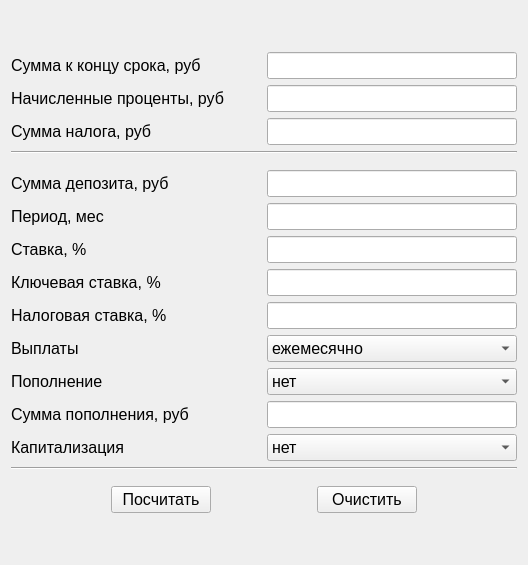
<?xml version="1.0" encoding="UTF-8"?>
<ui version="4.0">
 <class>Depositcalc</class>
 <widget class="QWidget" name="Depositcalc">
  <property name="geometry">
   <rect>
    <x>0</x>
    <y>0</y>
    <width>528</width>
    <height>565</height>
   </rect>
  </property>
  <property name="windowTitle">
   <string>Deposit</string>
  </property>
  <layout class="QGridLayout" name="gridLayout">
   <item row="0" column="0">
    <layout class="QVBoxLayout" name="verticalLayout">
     <item>
      <layout class="QHBoxLayout" name="horizontalLayout_14">
       <item>
        <widget class="QLabel" name="label_6">
         <property name="sizePolicy">
          <sizepolicy hsizetype="Fixed" vsizetype="Preferred">
           <horstretch>0</horstretch>
           <verstretch>0</verstretch>
          </sizepolicy>
         </property>
         <property name="minimumSize">
          <size>
           <width>250</width>
           <height>0</height>
          </size>
         </property>
         <property name="font">
          <font>
           <pointsize>12</pointsize>
          </font>
         </property>
         <property name="text">
          <string>Сумма к концу срока, руб</string>
         </property>
        </widget>
       </item>
       <item>
        <widget class="QLineEdit" name="lineEdit_am_money">
         <property name="sizePolicy">
          <sizepolicy hsizetype="Expanding" vsizetype="Fixed">
           <horstretch>0</horstretch>
           <verstretch>0</verstretch>
          </sizepolicy>
         </property>
         <property name="minimumSize">
          <size>
           <width>250</width>
           <height>0</height>
          </size>
         </property>
         <property name="font">
          <font>
           <pointsize>12</pointsize>
          </font>
         </property>
         <property name="readOnly">
          <bool>true</bool>
         </property>
        </widget>
       </item>
      </layout>
     </item>
     <item>
      <layout class="QHBoxLayout" name="horizontalLayout_16">
       <item>
        <widget class="QLabel" name="label_7">
         <property name="sizePolicy">
          <sizepolicy hsizetype="Fixed" vsizetype="Preferred">
           <horstretch>0</horstretch>
           <verstretch>0</verstretch>
          </sizepolicy>
         </property>
         <property name="minimumSize">
          <size>
           <width>250</width>
           <height>0</height>
          </size>
         </property>
         <property name="font">
          <font>
           <pointsize>12</pointsize>
          </font>
         </property>
         <property name="text">
          <string>Начисленные проценты, руб</string>
         </property>
        </widget>
       </item>
       <item>
        <widget class="QLineEdit" name="lineEdit_am_rate">
         <property name="sizePolicy">
          <sizepolicy hsizetype="Expanding" vsizetype="Fixed">
           <horstretch>0</horstretch>
           <verstretch>0</verstretch>
          </sizepolicy>
         </property>
         <property name="minimumSize">
          <size>
           <width>250</width>
           <height>0</height>
          </size>
         </property>
         <property name="font">
          <font>
           <pointsize>12</pointsize>
          </font>
         </property>
         <property name="readOnly">
          <bool>true</bool>
         </property>
        </widget>
       </item>
      </layout>
     </item>
     <item>
      <layout class="QHBoxLayout" name="horizontalLayout_15">
       <item>
        <widget class="QLabel" name="label_8">
         <property name="sizePolicy">
          <sizepolicy hsizetype="Fixed" vsizetype="Preferred">
           <horstretch>0</horstretch>
           <verstretch>0</verstretch>
          </sizepolicy>
         </property>
         <property name="minimumSize">
          <size>
           <width>250</width>
           <height>0</height>
          </size>
         </property>
         <property name="font">
          <font>
           <pointsize>12</pointsize>
          </font>
         </property>
         <property name="text">
          <string>Сумма налога, руб</string>
         </property>
        </widget>
       </item>
       <item>
        <widget class="QLineEdit" name="lineEdit_am_tax">
         <property name="sizePolicy">
          <sizepolicy hsizetype="Expanding" vsizetype="Fixed">
           <horstretch>0</horstretch>
           <verstretch>0</verstretch>
          </sizepolicy>
         </property>
         <property name="minimumSize">
          <size>
           <width>250</width>
           <height>0</height>
          </size>
         </property>
         <property name="font">
          <font>
           <pointsize>12</pointsize>
          </font>
         </property>
         <property name="readOnly">
          <bool>true</bool>
         </property>
        </widget>
       </item>
      </layout>
     </item>
     <item>
      <widget class="Line" name="line">
       <property name="orientation">
        <enum>Qt::Horizontal</enum>
       </property>
      </widget>
     </item>
     <item>
      <spacer name="verticalSpacer">
       <property name="orientation">
        <enum>Qt::Vertical</enum>
       </property>
       <property name="sizeType">
        <enum>QSizePolicy::Fixed</enum>
       </property>
       <property name="sizeHint" stdset="0">
        <size>
         <width>10</width>
         <height>10</height>
        </size>
       </property>
      </spacer>
     </item>
     <item>
      <layout class="QHBoxLayout" name="horizontalLayout_13">
       <item>
        <widget class="QLabel" name="label_1">
         <property name="sizePolicy">
          <sizepolicy hsizetype="Fixed" vsizetype="Preferred">
           <horstretch>0</horstretch>
           <verstretch>0</verstretch>
          </sizepolicy>
         </property>
         <property name="minimumSize">
          <size>
           <width>250</width>
           <height>0</height>
          </size>
         </property>
         <property name="font">
          <font>
           <pointsize>12</pointsize>
          </font>
         </property>
         <property name="text">
          <string>Сумма депозита, руб</string>
         </property>
        </widget>
       </item>
       <item>
        <widget class="QLineEdit" name="lineEdit_dep">
         <property name="sizePolicy">
          <sizepolicy hsizetype="Expanding" vsizetype="Fixed">
           <horstretch>0</horstretch>
           <verstretch>0</verstretch>
          </sizepolicy>
         </property>
         <property name="minimumSize">
          <size>
           <width>250</width>
           <height>0</height>
          </size>
         </property>
         <property name="font">
          <font>
           <pointsize>12</pointsize>
          </font>
         </property>
        </widget>
       </item>
      </layout>
     </item>
     <item>
      <layout class="QHBoxLayout" name="horizontalLayout_12">
       <item>
        <widget class="QLabel" name="label">
         <property name="sizePolicy">
          <sizepolicy hsizetype="Fixed" vsizetype="Preferred">
           <horstretch>0</horstretch>
           <verstretch>0</verstretch>
          </sizepolicy>
         </property>
         <property name="minimumSize">
          <size>
           <width>250</width>
           <height>0</height>
          </size>
         </property>
         <property name="font">
          <font>
           <pointsize>12</pointsize>
          </font>
         </property>
         <property name="text">
          <string>Период, мес</string>
         </property>
        </widget>
       </item>
       <item>
        <widget class="QLineEdit" name="lineEdit_period">
         <property name="sizePolicy">
          <sizepolicy hsizetype="Expanding" vsizetype="Fixed">
           <horstretch>0</horstretch>
           <verstretch>0</verstretch>
          </sizepolicy>
         </property>
         <property name="minimumSize">
          <size>
           <width>250</width>
           <height>0</height>
          </size>
         </property>
         <property name="font">
          <font>
           <pointsize>12</pointsize>
          </font>
         </property>
        </widget>
       </item>
      </layout>
     </item>
     <item>
      <layout class="QHBoxLayout" name="horizontalLayout_11">
       <item>
        <widget class="QLabel" name="label_2">
         <property name="sizePolicy">
          <sizepolicy hsizetype="Fixed" vsizetype="Preferred">
           <horstretch>0</horstretch>
           <verstretch>0</verstretch>
          </sizepolicy>
         </property>
         <property name="minimumSize">
          <size>
           <width>250</width>
           <height>0</height>
          </size>
         </property>
         <property name="font">
          <font>
           <pointsize>12</pointsize>
          </font>
         </property>
         <property name="text">
          <string>Ставка, %</string>
         </property>
        </widget>
       </item>
       <item>
        <widget class="QLineEdit" name="lineEdit_rate">
         <property name="sizePolicy">
          <sizepolicy hsizetype="Expanding" vsizetype="Fixed">
           <horstretch>0</horstretch>
           <verstretch>0</verstretch>
          </sizepolicy>
         </property>
         <property name="minimumSize">
          <size>
           <width>250</width>
           <height>0</height>
          </size>
         </property>
         <property name="font">
          <font>
           <pointsize>12</pointsize>
          </font>
         </property>
        </widget>
       </item>
      </layout>
     </item>
     <item>
      <layout class="QHBoxLayout" name="horizontalLayout_10">
       <item>
        <widget class="QLabel" name="label_3">
         <property name="sizePolicy">
          <sizepolicy hsizetype="Fixed" vsizetype="Preferred">
           <horstretch>0</horstretch>
           <verstretch>0</verstretch>
          </sizepolicy>
         </property>
         <property name="minimumSize">
          <size>
           <width>250</width>
           <height>0</height>
          </size>
         </property>
         <property name="font">
          <font>
           <pointsize>12</pointsize>
          </font>
         </property>
         <property name="text">
          <string>Ключевая ставка, %</string>
         </property>
        </widget>
       </item>
       <item>
        <widget class="QLineEdit" name="lineEdit_key_rate">
         <property name="sizePolicy">
          <sizepolicy hsizetype="Expanding" vsizetype="Fixed">
           <horstretch>0</horstretch>
           <verstretch>0</verstretch>
          </sizepolicy>
         </property>
         <property name="minimumSize">
          <size>
           <width>250</width>
           <height>0</height>
          </size>
         </property>
         <property name="font">
          <font>
           <pointsize>12</pointsize>
          </font>
         </property>
        </widget>
       </item>
      </layout>
     </item>
     <item>
      <layout class="QHBoxLayout" name="horizontalLayout_9">
       <item>
        <widget class="QLabel" name="label_9">
         <property name="sizePolicy">
          <sizepolicy hsizetype="Fixed" vsizetype="Preferred">
           <horstretch>0</horstretch>
           <verstretch>0</verstretch>
          </sizepolicy>
         </property>
         <property name="minimumSize">
          <size>
           <width>250</width>
           <height>0</height>
          </size>
         </property>
         <property name="font">
          <font>
           <pointsize>12</pointsize>
          </font>
         </property>
         <property name="text">
          <string>Налоговая ставка, %</string>
         </property>
        </widget>
       </item>
       <item>
        <widget class="QLineEdit" name="lineEdit_tax_kind">
         <property name="sizePolicy">
          <sizepolicy hsizetype="Expanding" vsizetype="Fixed">
           <horstretch>0</horstretch>
           <verstretch>0</verstretch>
          </sizepolicy>
         </property>
         <property name="minimumSize">
          <size>
           <width>250</width>
           <height>0</height>
          </size>
         </property>
         <property name="font">
          <font>
           <pointsize>12</pointsize>
          </font>
         </property>
        </widget>
       </item>
      </layout>
     </item>
     <item>
      <layout class="QHBoxLayout" name="horizontalLayout_8">
       <item>
        <widget class="QLabel" name="label_4">
         <property name="sizePolicy">
          <sizepolicy hsizetype="Fixed" vsizetype="Preferred">
           <horstretch>0</horstretch>
           <verstretch>0</verstretch>
          </sizepolicy>
         </property>
         <property name="minimumSize">
          <size>
           <width>250</width>
           <height>0</height>
          </size>
         </property>
         <property name="font">
          <font>
           <pointsize>12</pointsize>
          </font>
         </property>
         <property name="text">
          <string>Выплаты</string>
         </property>
        </widget>
       </item>
       <item>
        <widget class="QComboBox" name="box_payout">
         <property name="sizePolicy">
          <sizepolicy hsizetype="Expanding" vsizetype="Fixed">
           <horstretch>0</horstretch>
           <verstretch>0</verstretch>
          </sizepolicy>
         </property>
         <property name="minimumSize">
          <size>
           <width>250</width>
           <height>0</height>
          </size>
         </property>
         <property name="font">
          <font>
           <pointsize>12</pointsize>
          </font>
         </property>
         <item>
          <property name="text">
           <string>ежемесячно</string>
          </property>
         </item>
         <item>
          <property name="text">
           <string>6 месяцев</string>
          </property>
         </item>
         <item>
          <property name="text">
           <string>3 месяца</string>
          </property>
         </item>
         <item>
          <property name="text">
           <string>1 год</string>
          </property>
         </item>
         <item>
          <property name="text">
           <string>в конце</string>
          </property>
         </item>
        </widget>
       </item>
      </layout>
     </item>
     <item>
      <layout class="QHBoxLayout" name="horizontalLayout_7">
       <item>
        <widget class="QLabel" name="label_5">
         <property name="sizePolicy">
          <sizepolicy hsizetype="Fixed" vsizetype="Preferred">
           <horstretch>0</horstretch>
           <verstretch>0</verstretch>
          </sizepolicy>
         </property>
         <property name="minimumSize">
          <size>
           <width>250</width>
           <height>0</height>
          </size>
         </property>
         <property name="font">
          <font>
           <pointsize>12</pointsize>
          </font>
         </property>
         <property name="text">
          <string>Пополнение </string>
         </property>
        </widget>
       </item>
       <item>
        <widget class="QComboBox" name="box_replenishment">
         <property name="sizePolicy">
          <sizepolicy hsizetype="Expanding" vsizetype="Fixed">
           <horstretch>0</horstretch>
           <verstretch>0</verstretch>
          </sizepolicy>
         </property>
         <property name="minimumSize">
          <size>
           <width>250</width>
           <height>0</height>
          </size>
         </property>
         <property name="font">
          <font>
           <pointsize>12</pointsize>
          </font>
         </property>
         <item>
          <property name="text">
           <string>нет</string>
          </property>
         </item>
         <item>
          <property name="text">
           <string>ежемесячно</string>
          </property>
         </item>
         <item>
          <property name="text">
           <string>3 месяца</string>
          </property>
         </item>
         <item>
          <property name="text">
           <string>6 месяцев</string>
          </property>
         </item>
         <item>
          <property name="text">
           <string>1 год</string>
          </property>
         </item>
        </widget>
       </item>
      </layout>
     </item>
     <item>
      <layout class="QHBoxLayout" name="horizontalLayout_6">
       <item>
        <widget class="QLabel" name="label_22">
         <property name="sizePolicy">
          <sizepolicy hsizetype="Fixed" vsizetype="Minimum">
           <horstretch>0</horstretch>
           <verstretch>0</verstretch>
          </sizepolicy>
         </property>
         <property name="minimumSize">
          <size>
           <width>250</width>
           <height>0</height>
          </size>
         </property>
         <property name="font">
          <font>
           <pointsize>12</pointsize>
          </font>
         </property>
         <property name="text">
          <string>Сумма пополнения, руб</string>
         </property>
        </widget>
       </item>
       <item>
        <widget class="QLineEdit" name="lineEdit_replenish">
         <property name="sizePolicy">
          <sizepolicy hsizetype="Expanding" vsizetype="Fixed">
           <horstretch>0</horstretch>
           <verstretch>0</verstretch>
          </sizepolicy>
         </property>
         <property name="minimumSize">
          <size>
           <width>250</width>
           <height>0</height>
          </size>
         </property>
         <property name="font">
          <font>
           <pointsize>12</pointsize>
          </font>
         </property>
         <property name="contextMenuPolicy">
          <enum>Qt::DefaultContextMenu</enum>
         </property>
        </widget>
       </item>
      </layout>
     </item>
     <item>
      <layout class="QHBoxLayout" name="horizontalLayout">
       <item>
        <widget class="QLabel" name="label_10">
         <property name="sizePolicy">
          <sizepolicy hsizetype="Fixed" vsizetype="Preferred">
           <horstretch>0</horstretch>
           <verstretch>0</verstretch>
          </sizepolicy>
         </property>
         <property name="minimumSize">
          <size>
           <width>250</width>
           <height>0</height>
          </size>
         </property>
         <property name="font">
          <font>
           <pointsize>12</pointsize>
          </font>
         </property>
         <property name="text">
          <string>Капитализация</string>
         </property>
        </widget>
       </item>
       <item>
        <widget class="QComboBox" name="box_capitalisation">
         <property name="sizePolicy">
          <sizepolicy hsizetype="Expanding" vsizetype="Fixed">
           <horstretch>0</horstretch>
           <verstretch>0</verstretch>
          </sizepolicy>
         </property>
         <property name="minimumSize">
          <size>
           <width>250</width>
           <height>0</height>
          </size>
         </property>
         <property name="font">
          <font>
           <pointsize>12</pointsize>
          </font>
         </property>
         <item>
          <property name="text">
           <string>нет</string>
          </property>
         </item>
         <item>
          <property name="text">
           <string>ежемесячно</string>
          </property>
         </item>
         <item>
          <property name="text">
           <string>3 месяца</string>
          </property>
         </item>
         <item>
          <property name="text">
           <string>6 месяцев</string>
          </property>
         </item>
         <item>
          <property name="text">
           <string>1 год</string>
          </property>
         </item>
        </widget>
       </item>
      </layout>
     </item>
     <item>
      <widget class="Line" name="line_2">
       <property name="orientation">
        <enum>Qt::Horizontal</enum>
       </property>
      </widget>
     </item>
     <item>
      <spacer name="verticalSpacer_2">
       <property name="orientation">
        <enum>Qt::Vertical</enum>
       </property>
       <property name="sizeType">
        <enum>QSizePolicy::Fixed</enum>
       </property>
       <property name="sizeHint" stdset="0">
        <size>
         <width>10</width>
         <height>10</height>
        </size>
       </property>
      </spacer>
     </item>
     <item>
      <layout class="QHBoxLayout" name="horizontalLayout_3">
       <item>
        <widget class="QPushButton" name="bt_calc">
         <property name="sizePolicy">
          <sizepolicy hsizetype="Fixed" vsizetype="Fixed">
           <horstretch>0</horstretch>
           <verstretch>0</verstretch>
          </sizepolicy>
         </property>
         <property name="minimumSize">
          <size>
           <width>100</width>
           <height>0</height>
          </size>
         </property>
         <property name="font">
          <font>
           <pointsize>12</pointsize>
          </font>
         </property>
         <property name="text">
          <string>Посчитать</string>
         </property>
        </widget>
       </item>
       <item>
        <widget class="QPushButton" name="pushButton_2">
         <property name="sizePolicy">
          <sizepolicy hsizetype="Fixed" vsizetype="Fixed">
           <horstretch>0</horstretch>
           <verstretch>0</verstretch>
          </sizepolicy>
         </property>
         <property name="minimumSize">
          <size>
           <width>100</width>
           <height>0</height>
          </size>
         </property>
         <property name="font">
          <font>
           <pointsize>12</pointsize>
          </font>
         </property>
         <property name="text">
          <string>Очистить</string>
         </property>
        </widget>
       </item>
      </layout>
     </item>
    </layout>
   </item>
  </layout>
 </widget>
 <resources/>
 <connections/>
</ui>
